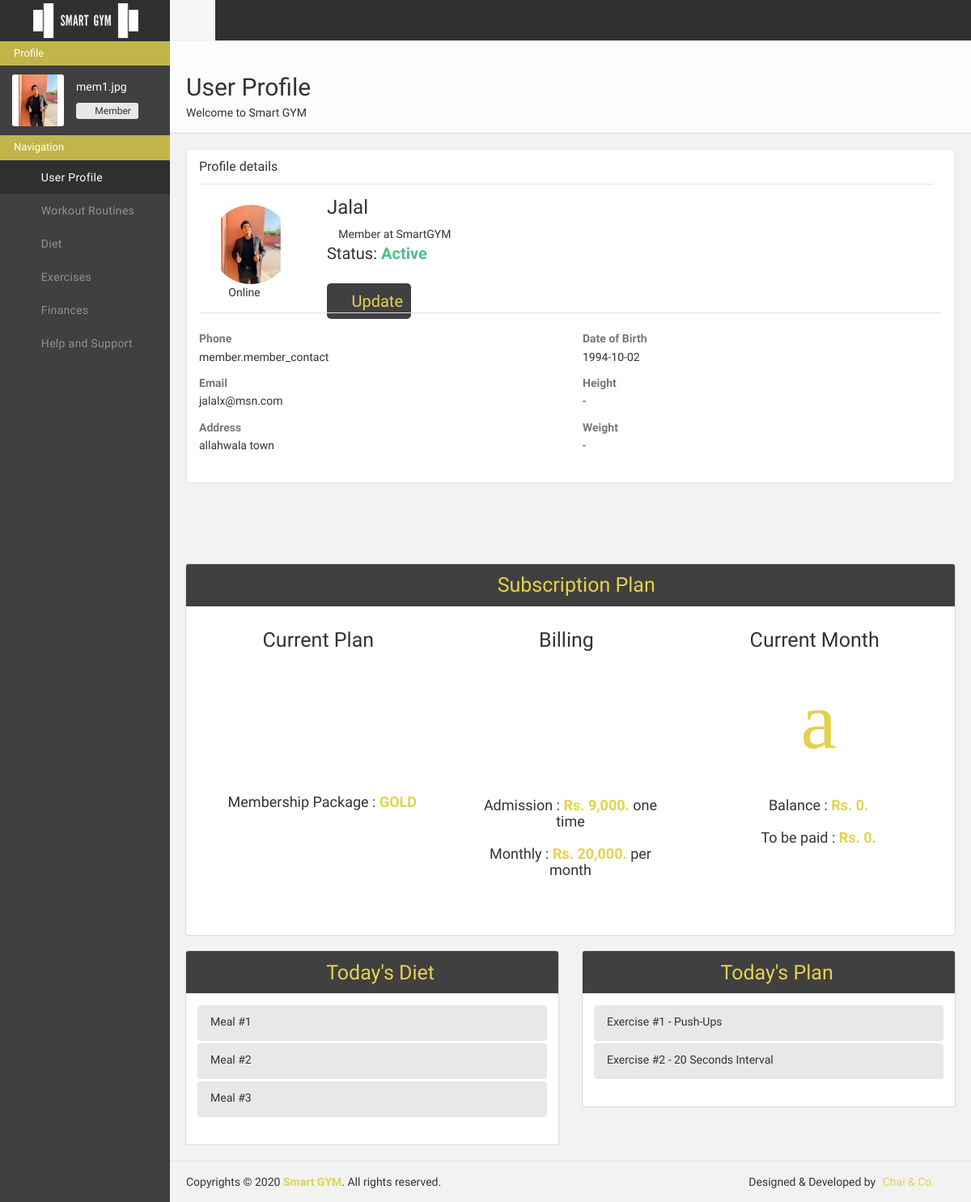
Before: /userportal/user/ (signed in) with the older database file.
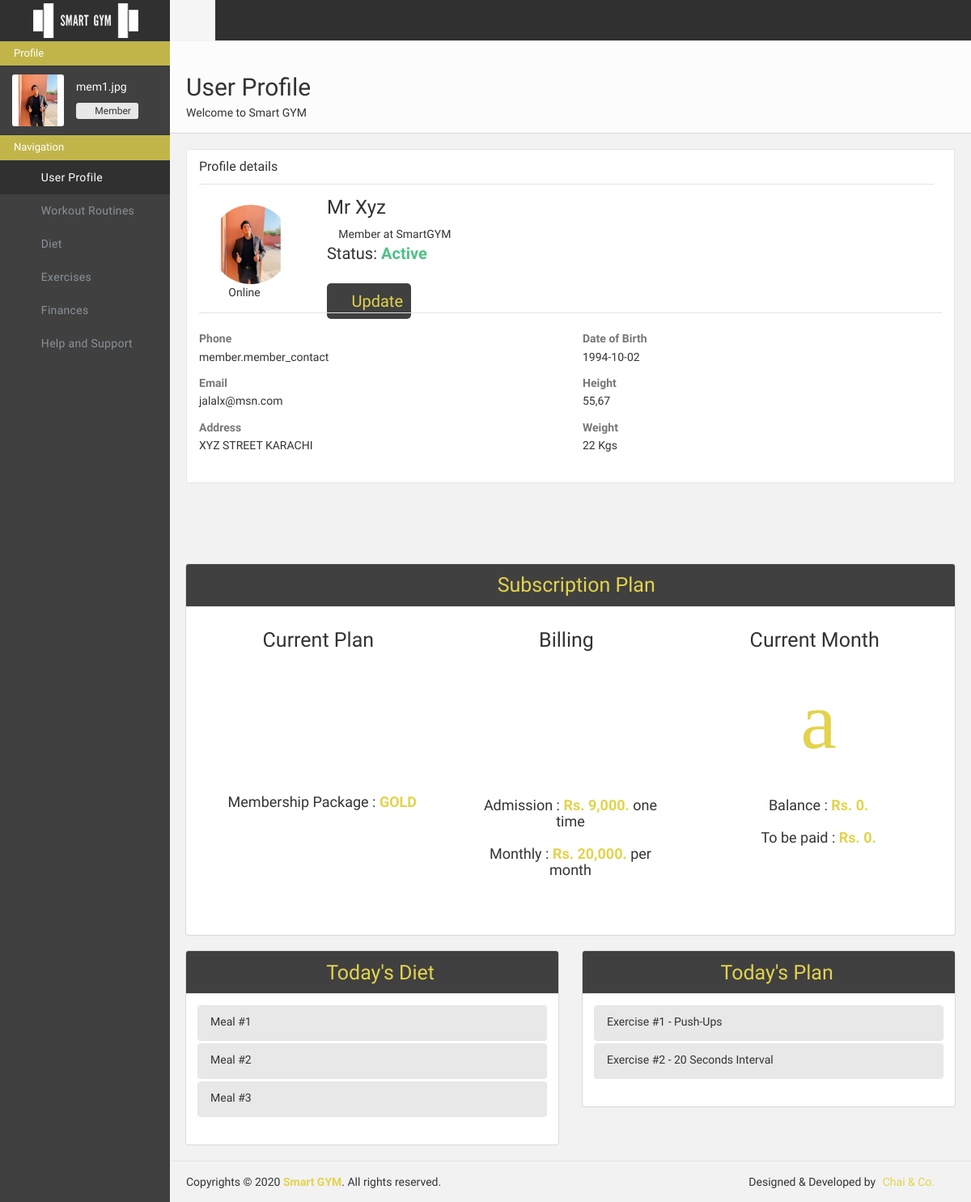
After: the same page with the newer database file.
### adminportal/models.py (models this page shows)
class MemberData(models.Model):
    member_id = models.CharField(max_length=500, primary_key=True, default="")
    member_package = models.CharField(max_length=500, default="pkg")
    member_img_name = models.CharField(max_length=500, default="mem.jpg")
    member_name = models.CharField(max_length=500, default="")
    member_email = models.CharField(max_length=500, unique=True, default="")
    member_password = models.CharField(max_length=500, default="admin5003")
    member_contact = models.CharField(max_length=500, default="")
    member_address = models.CharField(max_length=500, default="")
    member_dob = models.CharField(max_length=500, default="")
    member_height = models.CharField(max_length=500, default="")
    member_weight = models.CharField(max_length=500, default="")
    member_routine = models.CharField(max_length=500, default="rtn")
    member_diet = models.CharField(max_length=500, default="dt")
    member_status = models.CharField(max_length=500, default="Active")
    member_added_by = models.CharField(max_length=500, default="")
    member_added_on = models.CharField(max_length=500, default="")

### userportal/views.py (the view)
# urls.py: path('user/', views.userprofile, name="userportal-userprofile"),
def userprofile(request):
    if "userid" in request.session and request.session["userrole"] == "Member" :
        memid = request.session["userid"]
        params={"nodietexist":0, "noroutineexist":0}
        try:
            params["member"] = MemberData.objects.filter(member_id=memid)[0]
        except Exception:
            return redirect("/adminportal/members/")
        days = ("monday","tuesday","wednesday","thursday","friday","saturday","sunday")
        if params["member"].member_diet == "":
            params["nodietexist"] = 1
        else:
            diet = json.loads(DietData.objects.filter(diet_id = params["member"].member_diet)[0].diet_json)
            params["diet"] = diet[days[datetime.datetime.now().weekday()]]
        if params["member"].member_routine == "":
            params["noroutineexist"] = 1
        else:
            try:
                routine = json.loads(RoutineData.objects.filter(routine_id = params["member"].member_routine)[0].routine_json)
                params["routine"] = routine[days[datetime.datetime.now().weekday()]]
            except Exception:
                pass
            for exercise in params["routine"]:
                try:
                    params["routine"][exercise]["exname"] = ExerciseData.objects.filter(exercise_id = params["routine"][exercise]["exercise"])[0].exercise_name
                except Exception:
                    params["routine"][exercise]["exname"] = " - "
        package = PackageData.objects.filter(package_id = params["member"].member_package)[0]
        package_dict = {
            "name": package.package_name,
            "admission": '{:,}'.format(package.package_admission),
            "price": '{:,}'.format(package.package_price)
        }
        params["package"] = package_dict
        due_payment = FinanceData.objects.filter(finance_member_id=memid)[0]
        params["payment"] = {
            "due": '{:,}'.format(due_payment.finance_due),
            "balance": '{:,}'.format(due_payment.finance_balance)
        }
        return render(request, 'userportal/user.html', params)
    else:
        return redirect('/userportal/login/')

### userportal/templates/userportal/user.html (shortened to what the changed rows need)
{% load static %}
<!doctype html>
<html class="no-js">
    <head>
        <link href="{% static 'userportal/css/icons.css'%}" rel="stylesheet" />
        <link href="{% static 'userportal/css/bootstrap.css'%}" rel="stylesheet" />
        <link href="{% static 'userportal/css/plugins.css'%}" rel="stylesheet" />
        <link href="{% static 'userportal/css/main.css'%}" rel="stylesheet" />
        <link href="{% static 'userportal/css/custom.css'%}" rel="stylesheet" />
    </head>
    <body>
        <div id="wrapper">
            <aside id="sidebar" class="page-sidebar hidden-md hidden-sm hidden-xs">
                <div class="sidebar-inner">
                    <div class="sidebar-scrollarea">
                        <div class="user-info clearfix">
                            <img src="/media/adminportal/member/{{request.session.userid}}.jpg" alt="avatar">
                            <span class="name">{{ request.session.username }}</span>
                            <div class="btn-group">
                                <div type="button" class="btn btn-default btn-xs" style="margin-top: 5px ;"><i class="fa fa-group"></i>
                                </div>
                                <div type="button" class="btn btn-default btn-xs dropdown-toggle" data-toggle="dropdown" style="margin-top: 5px ;">Member
                                </div>
                            </div>
                        </div>
                    </div>
                </div>
            </aside>
            <div class="page-content sidebar-page clearfix">
                <div class="page-content-wrapper">
                    <div class="page-content-inner">
                        <div id="page-header" class="clearfix">
                            <div class="page-header">
                                <h2>User Profile</h2>
                            </div>
                        </div>
                        <div class="row" style="margin-bottom: 80px;">
                            <div class="col-lg-12 col-md-12 col-sm-12 col-xs-12">
                                <div class="panel panel-default plain">
                                    <div class="panel-body">
                                        <div class="row profile">
                                            <div class="col-md-2">
                                                <div class="profile-avatar">
                                                    <img src="/media/adminportal/member/{{member.member_img_name}}" alt="Avatar" class="col-md-12 col-lg-12 col-sm-12 col-xs-12" >
                                                    <p class="mt10">
                                                        Online
                                                        <span class="device">
                                    </span>
                                                    </p>
                                                </div>
                                            </div>
                                            <div class="col-md-8">
                                                <div class="profile-name">
                                                    <h3>{{member.member_name}}</h3>
                                                    <p class="job-title mb0"><i class="fa  fa-info-circle"></i> Member at SmartGYM</p>
                                                    <p class="balance" style="margin-bottom: 30px; font-size: 20px;">
                                                        Status:
                                                        {% if member.member_status == "Active" %}
                                                            <span class="text-success" style="font-size: 20px;">Active</span>
                                                        {% else %}
                                                            <span class="text-danger" style="font-size: 20px;">Inactive</span>
                                                        {% endif %}
                                                    </p>
                                                    <a href="/userportal/settings" style="" id="subcbtn"> <i class="l-basic-settings"></i> Update</a>
                                                </div>
                                            </div>
                                            <div class="col-md-12">
                                                <div class="contact-info bt">
                                                    <div class="row">
                                                        <div class="col-md-6">
                                                            <dl class="mt20">
                                                                <dt class="text-muted">Phone</dt>
                                                                <dd>member.member_contact</dd>
                                                                <dt class="text-muted">Email</dt>
                                                                <dd>{{member.member_email}}</dd>
                                                                <dt class="text-muted">Address</dt>
                                                                <dd>{{member.member_address}}</dd>
                                                            </dl>
                                                        </div>
                                                        <div class="col-md-6">
                                                            <dl class="mt20">
                                                                <dt class="text-muted">Date of Birth</dt>
                                                                <dd>{{member.member_dob}}</dd>
                                                                <dt class="text-muted">Height</dt>
                                                                {% if member.member_height == "" %}
                                                                    <dd>-</dd>
                                                                {% else %}
                                                                    <dd>{{member.member_height}}</dd>
                                                                {% endif %}
                                                                <dt class="text-muted">Weight</dt>
                                                                {% if member.member_weight == "" %}
                                                                    <dd>-</dd>
                                                                {% else %}
                                                                    <dd>{{member.member_weight}} Kgs</dd>
                                                                {% endif %}
                                                            </dl>
                                                        </div>
                                                    </div>
                                                </div>
                                            </div>
                                        </div>
                                    </div>
                                </div>
                            </div>
                        </div>
                        </div>
                    </div>
                </div>
            </div>
    </body>
</html>

Changed rows visible on the page:
changed MemberData "mem1.jpg": member_name "Jalal" → "Mr Xyz"; member_address "allahwala town" → "XYZ STREET KARACHI"; member_height (not shown) → "55,67"; member_weight (not shown) → "22"
Other visible differences:
text now shown: "Kgs"
